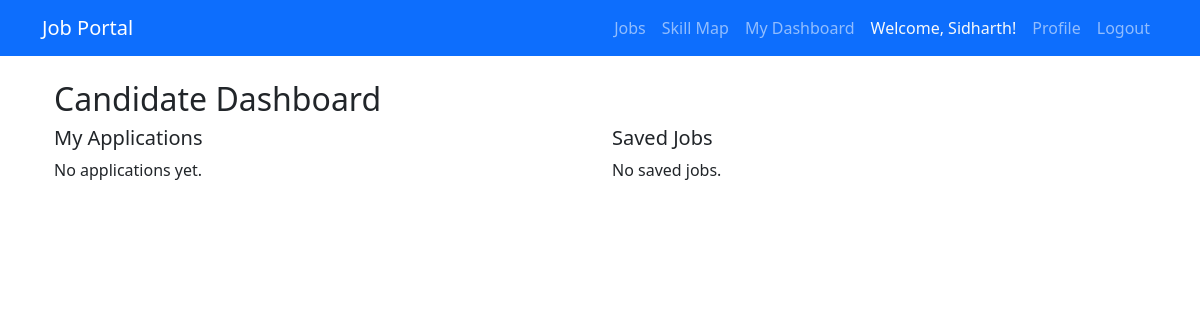
Page /dashboard/ (signed in) on the earlier database version.
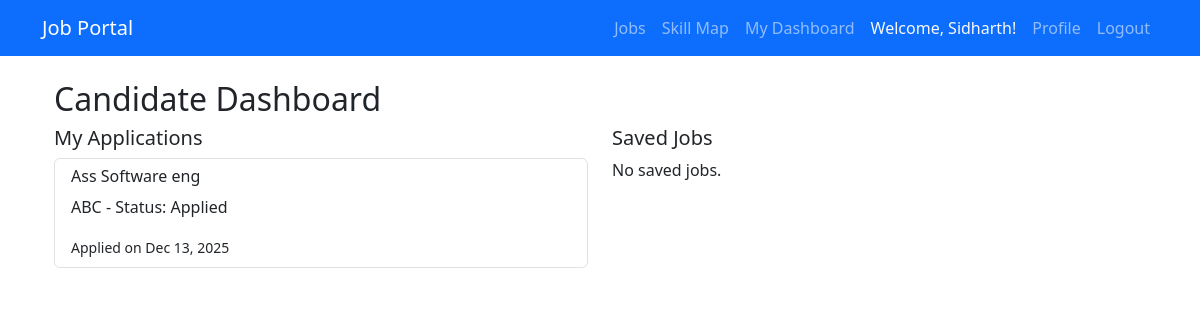
Same page on the later database version.
### jobs/models.py (models this page shows, shortened)
class Application(models.Model):
    STATUS_CHOICES = (
        ('applied', 'Applied'),
        ('screening', 'Screening'),
        ('assessment', 'Assessment'),
        ('interview', 'Interview'),
        ('offer', 'Offer'),
        ('rejected', 'Rejected'),
        ('hired', 'Hired'),
    )
    job = models.ForeignKey(Job, on_delete=models.CASCADE)
    applicant = models.ForeignKey(User, on_delete=models.CASCADE, null=True, blank=True)  # Link to user
    name = models.CharField(max_length=100)
    email = models.EmailField()
    resume = models.FileField(upload_to='resumes/')
    cover_letter = models.TextField()
    status = models.CharField(max_length=20, choices=STATUS_CHOICES, default='applied')
    applied_at = models.DateTimeField(auto_now_add=True)
    updated_at = models.DateTimeField(auto_now=True)

class Job(models.Model):
    JOB_TYPE_CHOICES = (
        ('full-time', 'Full Time'),
        ('part-time', 'Part Time'),
        ('internship', 'Internship'),
        ('remote', 'Remote'),
    )
    title = models.CharField(max_length=255)
    company = models.CharField(max_length=255)
    description = models.TextField()
    salary = models.IntegerField()
    location = models.CharField(max_length=255)
    job_type = models.CharField(max_length=50, choices=JOB_TYPE_CHOICES)

### jobs/views.py (the view)
# urls.py: path("dashboard/", views.dashboard_view, name="dashboard"),
@login_required
def dashboard(request):
    if hasattr(request.user, 'profile') and request.user.profile.role == 'employer':
        employer_company = request.user.profile.company_name or ""
        if employer_company.strip():
            jobs = Job.objects.filter(company__icontains=employer_company)
        else:
            jobs = Job.objects.all()[:10]  # Limit for testing
        applications = Application.objects.filter(job__in=jobs).order_by('-applied_at')
        context = {
            'jobs': jobs,
            'applications': applications,
        }
        return render(request, 'jobs/employer_dashboard.html', context)
    else:
        applications = Application.objects.filter(applicant=request.user).order_by('-applied_at')
        saved_jobs = SavedJob.objects.filter(user=request.user).select_related('job')
        context = {
            'applications': applications,
            'saved_jobs': saved_jobs,
        }
        return render(request, 'jobs/dashboard.html', context)

### jobs/templates/jobs/dashboard.html (shortened to what this page needs)
{% extends "base.html" %}
{% block content %}
<div class="container mt-4">
  <h2>Candidate Dashboard</h2>
  <div class="row">
    <div class="col-md-6">
      <h5>My Applications</h5>
      {% if applications %}
        <div class="list-group">
          {% for app in applications %}
            <div class="list-group-item">
              <h6>{{ app.job.title }}</h6>
              <p>{{ app.job.company }} - Status: {{ app.get_status_display }}</p>
              <small>Applied on {{ app.applied_at|date:"M d, Y" }}</small>
              <br>
            </div>
          {% endfor %}
        </div>
      {% else %}
        <p>No applications yet.</p>
      {% endif %}
    </div>
    <div class="col-md-6">
      <h5>Saved Jobs</h5>
      {% if saved_jobs %}
        <div class="list-group">
          {% for saved in saved_jobs %}
            <a href="{% url 'job_detail' saved.job.id %}" class="list-group-item list-group-item-action">
              <h6>{{ saved.job.title }}</h6>
              <p>{{ saved.job.company }} - {{ saved.job.location }}</p>
              <small>Saved on {{ saved.saved_at|date:"M d, Y" }}</small>
            </a>
          {% endfor %}
        </div>
      {% else %}
        <p>No saved jobs.</p>
      {% endif %}
    </div>
  </div>
</div>
{% endblock %}

Differences in the rows shown:
added Application: job "Ass Software eng", job.company "ABC", status "Applied", applied_at "Dec 13, 2025"
Other differences:
text no longer shown: "No applications yet."
